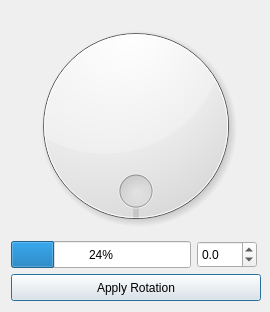
<?xml version="1.0" encoding="UTF-8"?>
<ui version="4.0">
 <class>WaypointHeadingEditorDialog</class>
 <widget class="QDialog" name="WaypointHeadingEditorDialog">
  <property name="geometry">
   <rect>
    <x>0</x>
    <y>0</y>
    <width>270</width>
    <height>312</height>
   </rect>
  </property>
  <property name="minimumSize">
   <size>
    <width>270</width>
    <height>281</height>
   </size>
  </property>
  <property name="maximumSize">
   <size>
    <width>270</width>
    <height>312</height>
   </size>
  </property>
  <property name="windowTitle">
   <string>Modify Waypoint Heading</string>
  </property>
  <layout class="QVBoxLayout" name="verticalLayout">
   <item>
    <widget class="QDial" name="localOrientDial">
     <property name="minimumSize">
      <size>
       <width>250</width>
       <height>230</height>
      </size>
     </property>
     <property name="maximumSize">
      <size>
       <width>250</width>
       <height>230</height>
      </size>
     </property>
     <property name="wrapping">
      <bool>true</bool>
     </property>
    </widget>
   </item>
   <item>
    <layout class="QHBoxLayout" name="horizontalLayout">
     <item>
      <widget class="QProgressBar" name="dialProgressB">
       <property name="minimumSize">
        <size>
         <width>180</width>
         <height>27</height>
        </size>
       </property>
       <property name="maximumSize">
        <size>
         <width>180</width>
         <height>27</height>
        </size>
       </property>
       <property name="value">
        <number>24</number>
       </property>
      </widget>
     </item>
     <item>
      <widget class="QDoubleSpinBox" name="headingValueSB">
       <property name="minimumSize">
        <size>
         <width>60</width>
         <height>27</height>
        </size>
       </property>
       <property name="maximumSize">
        <size>
         <width>60</width>
         <height>27</height>
        </size>
       </property>
       <property name="decimals">
        <number>1</number>
       </property>
       <property name="minimum">
        <double>-180.000000000000000</double>
       </property>
       <property name="maximum">
        <double>180.000000000000000</double>
       </property>
       <property name="singleStep">
        <double>0.100000000000000</double>
       </property>
      </widget>
     </item>
    </layout>
   </item>
   <item>
    <widget class="QPushButton" name="applyRotationB">
     <property name="minimumSize">
      <size>
       <width>250</width>
       <height>27</height>
      </size>
     </property>
     <property name="maximumSize">
      <size>
       <width>250</width>
       <height>27</height>
      </size>
     </property>
     <property name="text">
      <string>Apply Rotation</string>
     </property>
    </widget>
   </item>
  </layout>
 </widget>
 <resources>
  <include location="../../../images.qrc"/>
 </resources>
 <connections/>
</ui>
